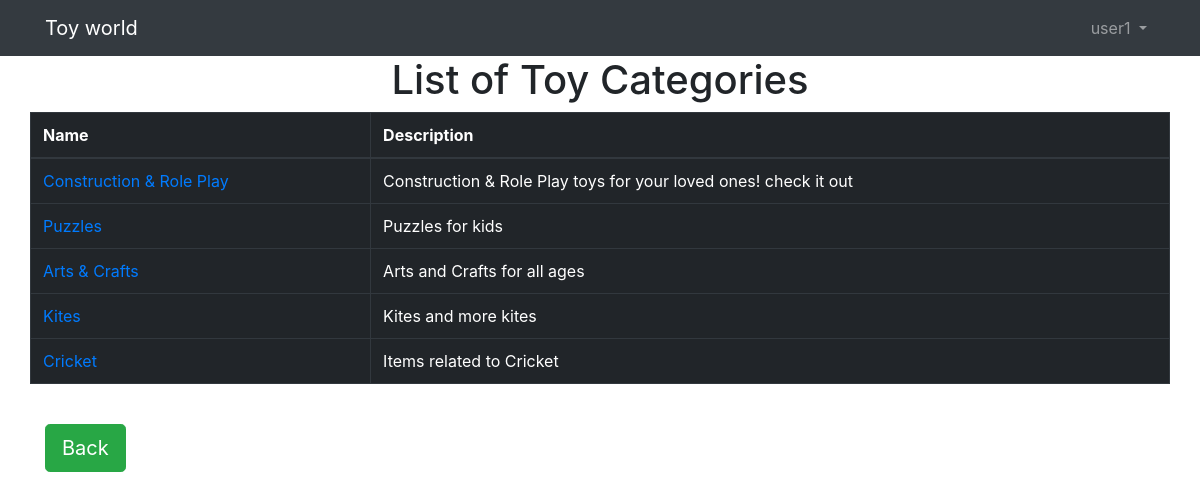
Page /inventory/categories (signed in) on the committed database.
### inventory/models.py (models this page shows, shortened)
class Category(models.Model):
    name = models.CharField(max_length=30, verbose_name= \
       'Category name')
    description = models.TextField(verbose_name = \
       'Detailed description')
    class Meta:
       unique_together = ['name',]
    def get_absolute_url(self):
      return reverse('inventory:update_category', kwargs={'pk':self.pk})

### inventory/views.py (the view)
# urls.py: path('categories', views.ListCategory.as_view(), name='categories'),
class ListCategory(ListView):
	model = models.Category
	queryset = models.Category.objects.all()
	context_object_name = 'categories'
	paginate_by = 10

### inventory/templates/inventory/category_list.html
{% extends "base.html" %}
{% block content %}
	<div class="container">
		<h1 style="text-align: center;">List of Toy Categories</h1>
		<div class="row">
			<table class="table table-bordered table-dark">
				<thead>
					<th> Name </th>
					<th> Description </th>
				</thead>
				<tbody>
					{% for category in categories %}
						<tr>
							<td><a href="{{ category.get_absolute_url }}"> {{ category.name }} </a></td>
							<td> {{ category.description }} </td>
						</tr>
					{% empty %}
					    <tr>
            				<td colspan="4">No Categories added yet.</td>
          				</tr>
					{% endfor %}
				</tbody>
			</table>
		</div>
		<br>
		<a href="{% url 'inventory:home' %}" class="btn btn-success btn-lg">Back</a>
	</div>
{% endblock %}

### templates/base.html (shortened to what this page needs)
{% load static i18n %}
<html lang="en">
	<head>
	    {% block css %}
			<link rel="stylesheet" href="https://stackpath.bootstrapcdn.com/bootstrap/4.1.3/css/bootstrap.min.css">
	    {% endblock %}
	</head>
	<body>
      <nav class="navbar navbar-expand-lg navbar-dark bg-dark">
        <div class="container">
          <a class="navbar-brand" href=#">Toy world</a>
          <div class="collapse navbar-collapse" id="navbarSupportedContent">
            {% if user.is_authenticated %}
              <ul class="navbar-nav ml-auto">
                <li class="nav-item dropdown">
                  <a class="nav-link dropdown-toggle" href="#" id="navbarDropdown" role="button" data-toggle="dropdown" aria-haspopup="true" aria-expanded="false">
                    {{ user.username }}
                  </a>
                </li>
              </ul>
            {% else %}
              <ul class="navbar-nav ml-auto">
              <form class="form-inline my-2 my-lg-0">
                <a href="{% url 'login' %}" class="btn btn-outline-secondary">Log in</a>
              </form>
            </ul>
            {% endif %}
          </div>
        </div>
      </nav>
      {% block content %}
      {% endblock %}
   </body>
	</body>
</html>

### rows in the picture
Category: name "Construction & Role Play", description "Construction & Role Play toys for your loved ones! check it out"
Category: name "Puzzles", description "Puzzles for kids"
Category: name "Arts & Crafts", description "Arts and Crafts for all ages"
Category: name "Kites", description "Kites and more kites"
Category: name "Cricket", description "Items related to Cricket"

### other values in the picture
{{ user.username }} "user1"
